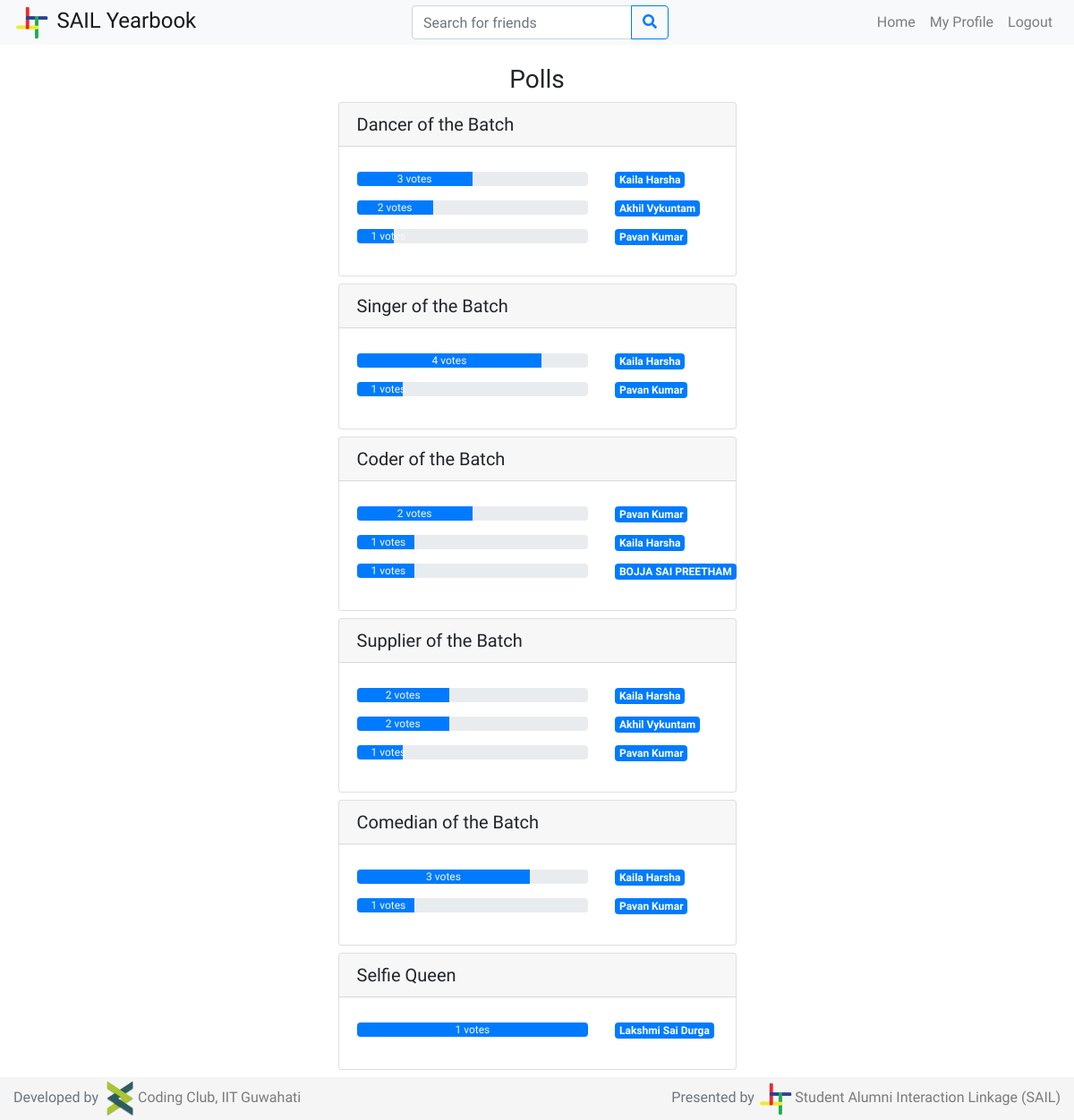
The app's page / (signed in), older data.
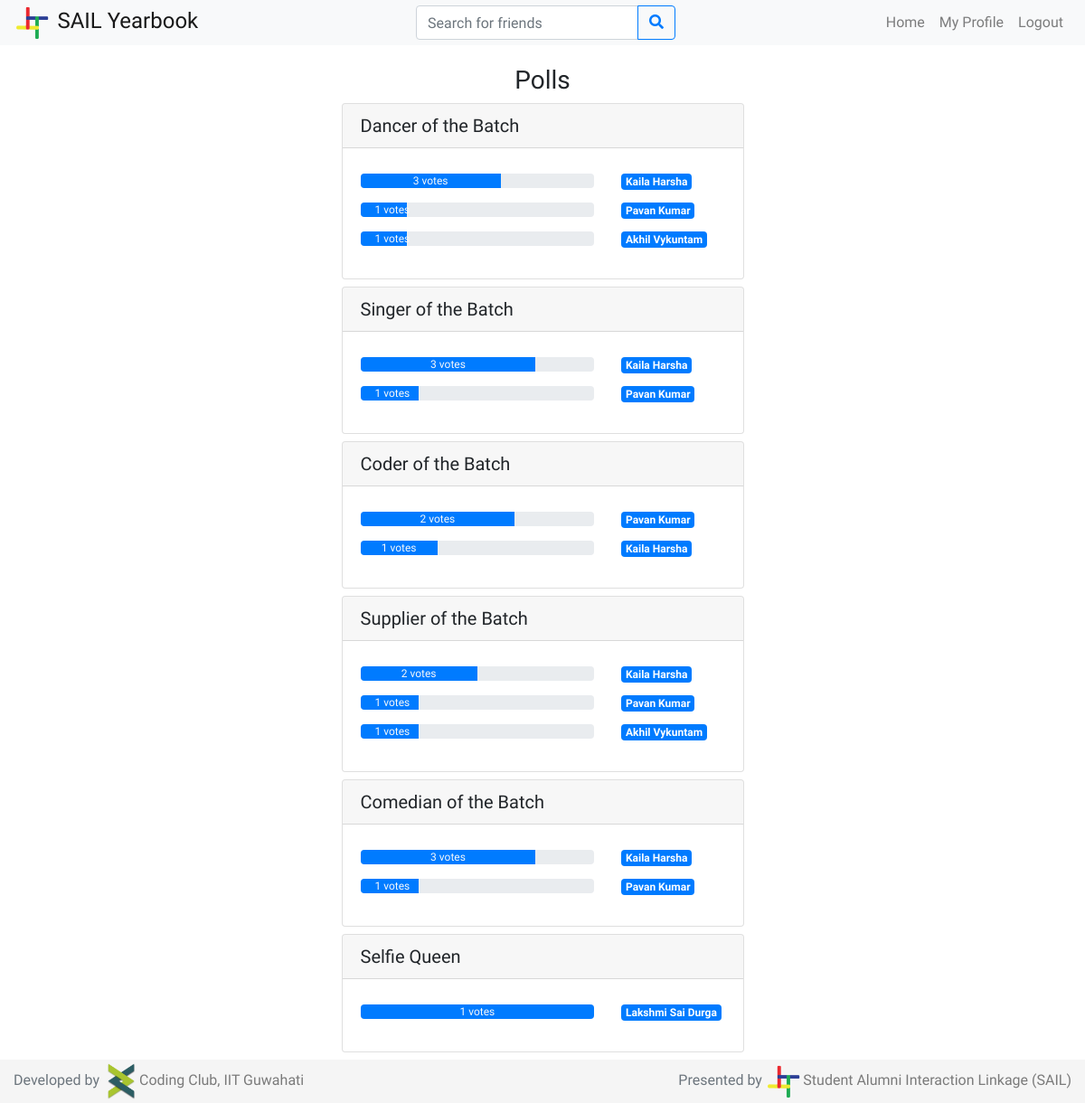
The same page, newer data.
### students/models.py (models this page shows, shortened)
class PollQuestion (models.Model):
    question = models.CharField(max_length=200)

class Profile(models.Model):
    btech = '01'
    mtech = '41'
    phd = '61'
    msc = '21'
    msr = '43'
    ma = '22'
    bdes = '02'
    mdes = '42'
    error = '00'
    program_values = (
        (btech, 'BTech'),
        (mtech, 'MTech'),
        (phd, 'PhD'),
        (msc, 'MSc'),
        (msr, 'MS-R'),
        (ma, 'MA'),
        (bdes, 'BDes'),
        (mdes, 'MDes'),
        (error, 'Error')
    )
    cse = '01'
    ece = '02'
    me = '03'
    ce = '04'
    dd = '05'
    bsbe = '06'
    cl = '07'
    cst = '22'
    eee = '08'
    ma = '23'
    ph = '21'
    rt = '54'
    hss = '41'
    enc = '51'
    env = '52'
    nt = '53'
    lst = '55'
    department_values = (
        (cse, 'Computer Science & Engineering'),
        (ece, 'Electronics & Communication Engineering'),
        (me, 'Mechanical Engineering'),
        (ce, 'Civil Engineering'),
        (dd, 'Design'),
        (bsbe, 'Biosciences & Bioengineering'),
        (cl, 'Chemical Engineering'),
        (cst, 'Chemical Science & Technology'),
        (eee, 'Electronics & Electrical Engineering'),
        (ma, 'Mathematics & Computing'),
        (ph, 'Engineering Physics'),
        (rt, 'Rural Technology'),
        (hss, 'Humanities & Social Sciences'),
        (enc, 'Centre for Energy'),
        (env, 'Centre for Environment'),
        (nt, 'Centre for Nanotechnology'),
        (lst, 'Centre for Linguistic Science & Technology'),
        (error, 'Error')
    )
    profile_pic = models.ImageField(upload_to='profile_pics/', default='profile_pics/no-profile-pic.png')
    user = models.ForeignKey(User, on_delete=models.CASCADE)
    full_name = models.CharField(max_length=100)
    rollno = models.IntegerField()
    program = models.CharField(max_length=2, choices=program_values)
    department = models.CharField(max_length=3, choices=department_values)
    bio = models.TextField(max_length=1000)
    graduating = models.BooleanField(default=False)

### students/views.py (the view, shortened to what this page needs)
# urls.py: 2. Add a URL to urlpatterns:  path('', views.home, name='home')
def home(request):
    if request.method == 'GET':
        if request.user and not request.user.is_anonymous:
            logged_in = True
        else:
            logged_in = False
        if logged_in:
            user = User.objects.filter(username=request.user.username).first()
            poll_questions = PollQuestion.objects.all()
            polls = {}
            if user.is_superuser:
                for question in poll_questions:
                    answers = PollAnswer.objects.filter(question=question)
                    answers_count = answers.count()
                    poll_dict = {}
                    for answer in answers:
                        if answer.answer in poll_dict.keys():
                            poll_dict[answer.answer].append(answer.voted_by)
                        else:
                            poll_dict[answer.answer] = [answer.voted_by]
                    polls[(question, answers_count)] = sorted(poll_dict.items(), key=votes_sort_key, reverse=True)
                context = {
                    'polls': polls,
                    'user': user,
                    'logged_in': logged_in
                }
                return render(request, 'admin_home.html', context)
        else:
            return HttpResponseRedirect(reverse('login'))
    else:
        return error404(request)

### students/views.py (called while the page is built)
def votes_sort_key(item):
    return len(item[1])

### students/templates/admin_home.html (shortened to what this page needs)
{% extends 'base.html' %}
{% block content %}
    <div class="container-fluid">
        <div class="row mx-lg-5 mt-4">
            <div class="col-lg-3"></div>
            <div class="col-lg-6">
                <h3 class="text-center">Polls</h3>
                <div class="container">
                    {% for question, poll in polls.items %}
                        <div class="card my-2 mx-lg-3">
                            <div class="card-header">
                                <h5 class="mb-0">{{ question.0.question }}</h5>
                            </div>
                            <div class="card-body">
                                {% for votes in poll %}
                                    <div class="row my-2">
                                        <div class="col-8">
                                            <div class="progress">
                                              <div class="progress-bar poll" role="progressbar" style="width: 0" votes="{{ votes.1 | length}}" totalvotes="{{ question.1 }}"><a class="text-light nav-link" href="#" data-toggle="modal" data-target="#votes-modal-{{ question.0.id }}-{{ votes.0.id }}">{{ votes.1 | length }} votes</a></div>
                                            </div>
                                        </div>
                                        <div class="col-4">
                                            <a class="badge badge-primary align-top" href="{% url 'profile' votes.0.user.username %}">{{ votes.0.full_name | truncatechars:20 }}</a>
                                        </div>
                                    </div>
                                {% endfor %}
                            </div>
                        </div>
                    {% endfor %}
                </div>
            </div>
            <div class="col-lg-3"></div>
        </div>
    </div>
{% endblock %}

### students/templates/base.html (shortened to what this page needs)
{% load static %}
<!DOCTYPE html>
<html class="h-100">
<head>
        {% load static %}
        <link rel="stylesheet" href="https://stackpath.bootstrapcdn.com/bootstrap/4.3.1/css/bootstrap.min.css">
        <link rel="stylesheet" href="https://use.fontawesome.com/releases/v5.7.2/css/all.css">
</head>
<body class="d-flex flex-column h-100" style="font-family: 'Nunito', sans-serif;">
    {% if logged_in %}
        <nav class="navbar fixed-top navbar-expand-lg navbar-light bg-light py-0">
            <a class="navbar-brand" href="{% url 'home' %}" style="font-size:x-large">
                <img height="40" src="{% static 'img/sail_logo.png' %}"> SAIL Yearbook
            </a>
            <div class="collapse navbar-collapse" id="mainNavbar">
                <form class="form-inline my-2 my-lg-0 mx-auto" method="get" action="{% url 'search' %}">
                    <div class="input-group">
                        <input class="form-control" name="key" placeholder="Search for friends" autocomplete="off">
                        <div class="input-group-append">
                            <button class="btn btn-outline-primary" type="submit"><i class="fas fa-search"></i></button>
                        </div>
                    </div>
                </form>
                <ul class="navbar-nav">
                    <li class="nav-item">
                        <a class="nav-link" href="{% url 'home' %}">Home</a>
                    </li>
                    <li class="nav-item">
                        <a class="nav-link" href="{% url 'profile' user.username %}">My Profile</a>
                    </li>
                    <li class="nav-item">
                        <a class="nav-link" href="{% url 'logout' %}">Logout</a>
                    </li>
                </ul>
            </div>
        </nav>
    {% endif %}
    <main class="flex-shrink-0 mt-5">
        {% block content %}{% endblock %}
    </main>
    <footer class="footer mt-auto py-1" style="background-color: #f5f5f5;">
        <div class="container-fluid">
            <span class="text-muted float-left">Developed by <a href="https://www.facebook.com/codingclubiitg/" class="d-inline-block pl-0 text-black-50"><img src="{% static 'img/cc_logo.png' %}" height="40">Coding Club, IIT Guwahati</a></span>
            <span class="text-muted float-right">Presented by <a href="http://iitg.ac.in/sail/index.html" class="d-inline-block pl-0 text-black-50"><img src="{% static 'img/sail_logo.png' %}" height="40">Student Alumni Interaction Linkage (SAIL)</a></span>
        </div>
    </footer>
</body>
</html>

Row changes from the older to the newer data that the page shows:
computed for Profile "Kaila Harsha": votes "4" → "3"
changed Profile "Pavan Kumar": moves up the list
computed for Profile "Akhil Vykuntam": votes "2" → "1"
changed PollQuestion "Coder of the Batch": loses Profile (votes "1", full_name "BOJJA SAI PREETHAM")
